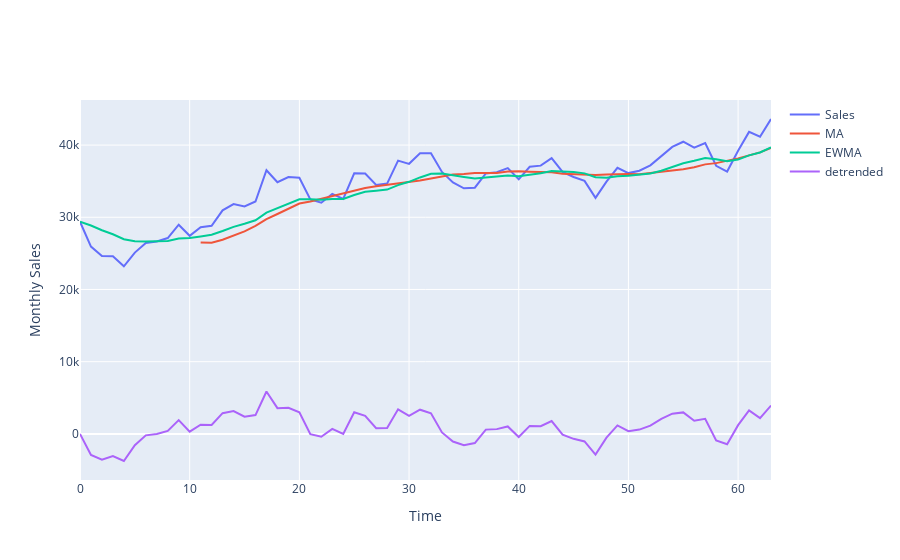

Notebook cell for this chart:
### Code cell
fig = go.Figure()

for col in df_monthly.columns:
    fig.add_trace(go.Scatter(x = np.arange(len(df_monthly[col])), y = df_monthly[col], name = col))

fig.update_layout(yaxis_title = 'Monthly Sales', xaxis_title = 'Time')
fig.show()
